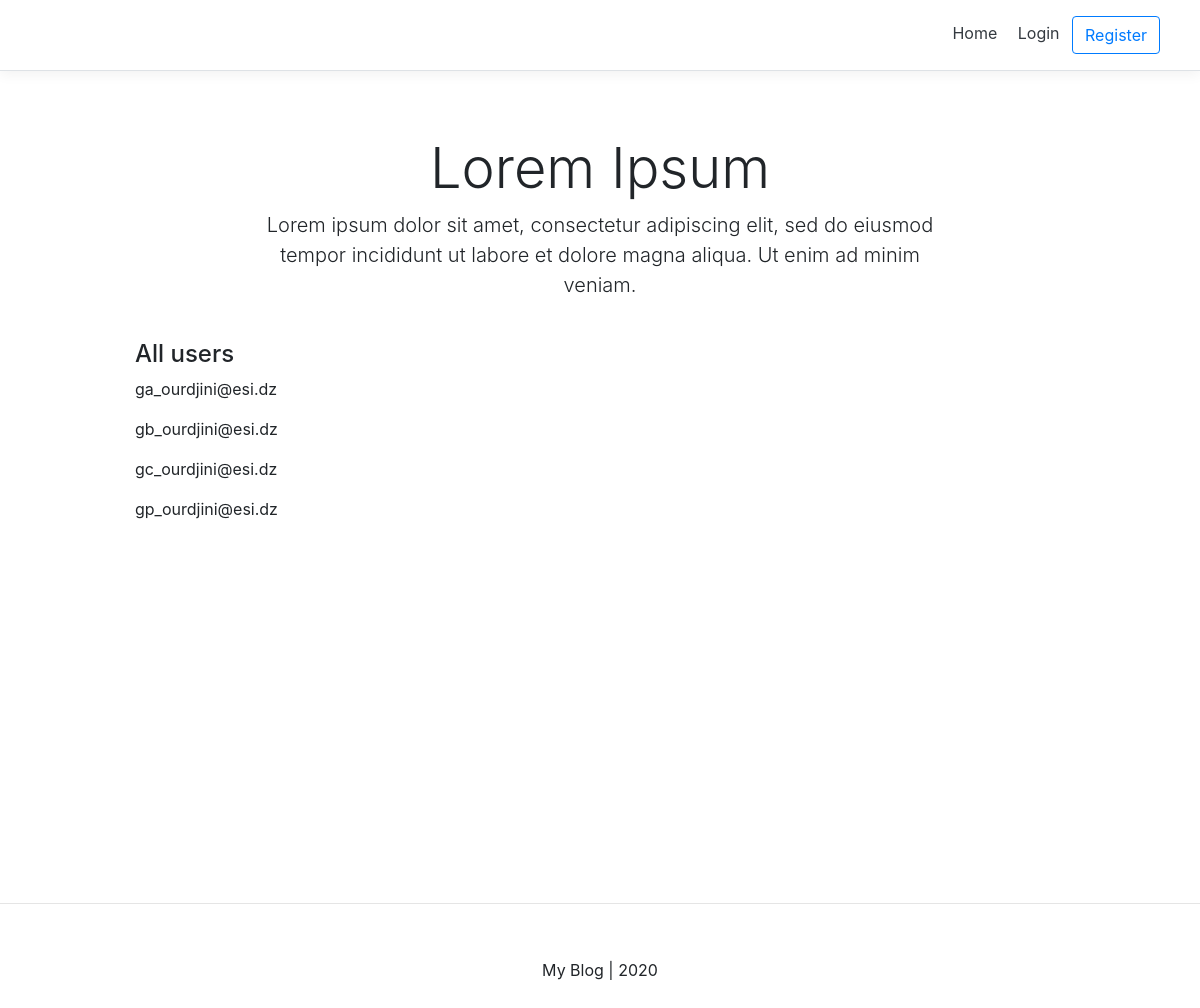
The page / on the database its author committed.
### account/models.py (models this page shows, shortened)
class Account(AbstractBaseUser):
	email					= models.EmailField(verbose_name="email",max_length=60,unique=True)
	username				= models.CharField(max_length=30, unique=True)
	date_joined				= models.DateTimeField(verbose_name="date joined",auto_now_add=True)
	last_login				= models.DateTimeField(verbose_name="last login",auto_now=True)
	is_admin				= models.BooleanField(default=False)
	is_active				= models.BooleanField(default=True)
	is_staff				= models.BooleanField(default=False)
	is_superuser			= models.BooleanField(default=False)
	USERNAME_FIELD		= 'email'
	REQUIRED_FIELDS		= ['username',]
	objects = MyAccountManager()
	def __str__(self):
		return self.email

### personal/views.py (the view)
# urls.py: path('',home_screen_view,name='home'),
def home_screen_view(request):
    context = {}
    context['accounts'] = Account.objects.all()
    return render(request,'personal/home.html',context)#render(request,reference,context//data or variables)"""

### personal/templates/personal/home.html (shortened to what this page needs)
{% extends 'base.html'  %}
{% block content %}
	<div class="blog-header px-3 py-3 pt-md-5 pb-md-4 mx-auto text-center">
        <h1 class="display-4">Lorem Ipsum</h1>
        <p class="lead">
           Lorem ipsum dolor sit amet, consectetur adipiscing elit, sed do eiusmod tempor incididunt ut labore et dolore magna aliqua. Ut enim ad minim veniam.
        </p>
    </div>
    <div class="container">
    	<div class="d-flex flex-column">
    		<h4>All users</h4>
	    	{% for user in accounts %}
	        	<p>{{user}}</p>
	    	{% endfor %}
    	</div>
    </div>
{% endblock content %}

### templates/snippets/header.html (style rules this page uses)
@media (min-width: 768px) { html { font-size: 16px; } }
.container { max-width: 960px; }
.blog-header { max-width: 700px; }

### rows shown on the page
Account: email "ga_ourdjini@esi.dz"
Account: email "gb_ourdjini@esi.dz"
Account: email "gc_ourdjini@esi.dz"
Account: email "gp_ourdjini@esi.dz"
